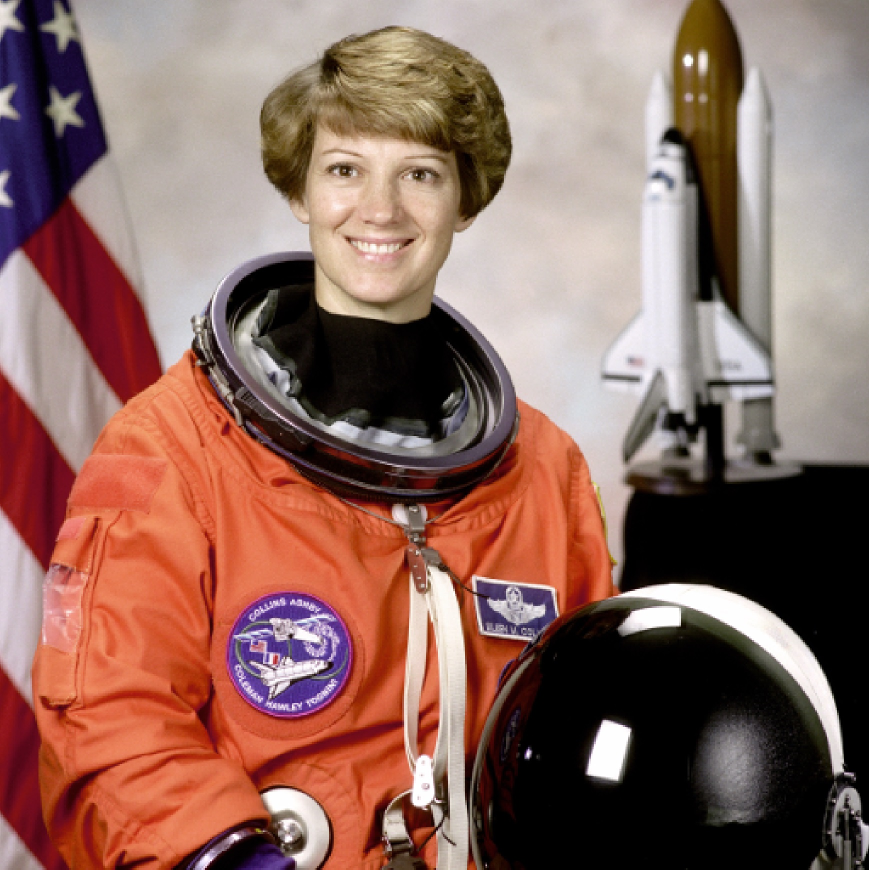
#> input picture ch_07_domain/example.jpg, 1737 x 1739 px (shown at 1/2 size)
$ jupyter execute '116_미디언 블러 커널 사이즈 및 히스토그램 비교.ipynb'
#> lines starting #> are read from the running program, lines starting #| are printed output that depends on the picture
[cell 1]
import cv2, numpy as np, matplotlib.pyplot as plt

# 이미지 불러오기 (Grayscale로)
image = cv2.imread('example.jpg', cv2.IMREAD_GRAYSCALE)
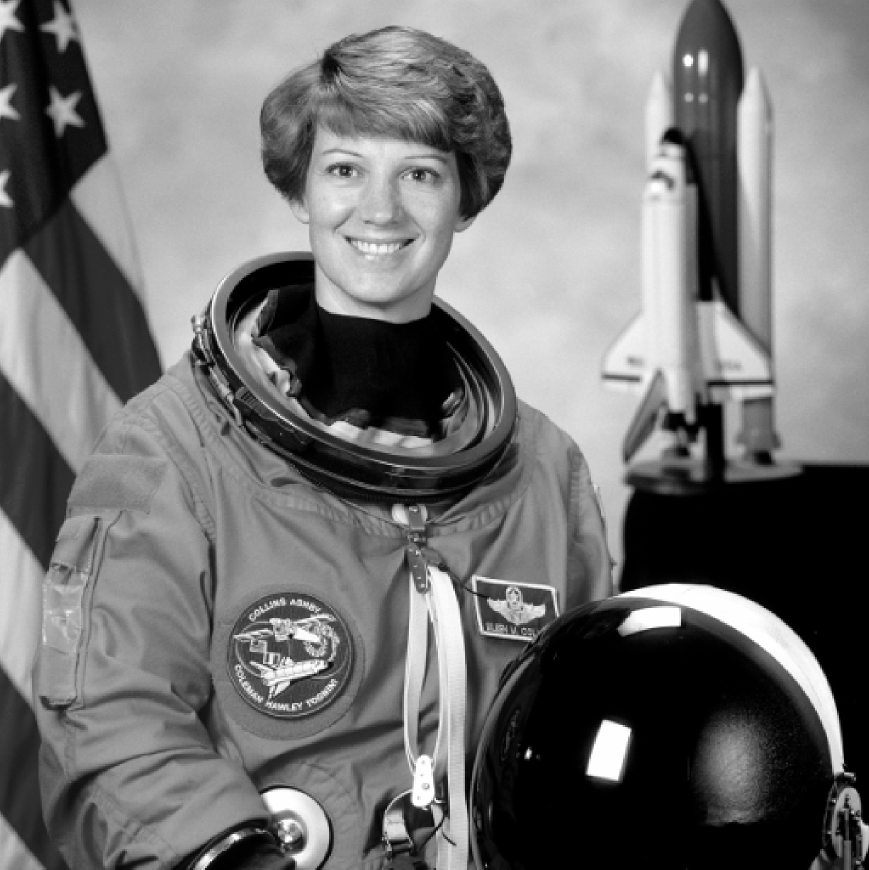
#> image: shape (1739, 1737) (shown at 1/2 size); min 0, max 255, mean 115.4

# 다양한 커널 사이즈 설정
kernel_sizes = [7, 21, 41]

# 서브플롯 크기 설정
cols = len(kernel_sizes) + 1  # 원본 이미지 포함
rows = 2

# 서브플롯의 전체 크기 설정
plt.figure(figsize=(cols * 4, rows * 3))

# 원본 이미지 출력 (첫 번째 줄)
plt.subplot(rows, cols, 1)
plt.imshow(image, cmap='gray')
plt.title('Original Image')
plt.axis('off')

max_threshold = 30_000  # 최대 빈도수 설정 (클리핑)

# 블러링된 이미지와 히스토그램 출력
blurred_images = []
blurred_hists = []

for i, ks in enumerate(kernel_sizes):
    # 미디언 블러 적용
    blurred_image = cv2.medianBlur(image, ks)
    blurred_images.append(blurred_image)

    # 블러링된 이미지 출력 (첫 번째 줄)
    plt.subplot(rows, cols, i + 2)
    plt.imshow(blurred_image, cmap='gray')
    plt.title(f'Median Blurred Image ({ks}x{ks})')
    plt.axis('off')

    # 블러링된 이미지의 히스토그램 계산 및 클리핑
    blurred_hist = cv2.calcHist([blurred_image], [0], None, [256], [0, 256])
    blurred_hist[blurred_hist > max_threshold] = max_threshold
    blurred_hists.append(blurred_hist)

    # 블러링된 이미지의 히스토그램 출력 (두 번째 줄)
    plt.subplot(rows, cols, cols + i + 2)
    plt.plot(blurred_hist)
    plt.title(f'Histogram of median blurred image ({ks}x{ks})')
    plt.xlim([0, 256])
    plt.xlabel('Pixel Intensity')
#> this loop made 3 passes
#> pass 2, `blurred_image = cv2.medianBlur(image, ks)`:
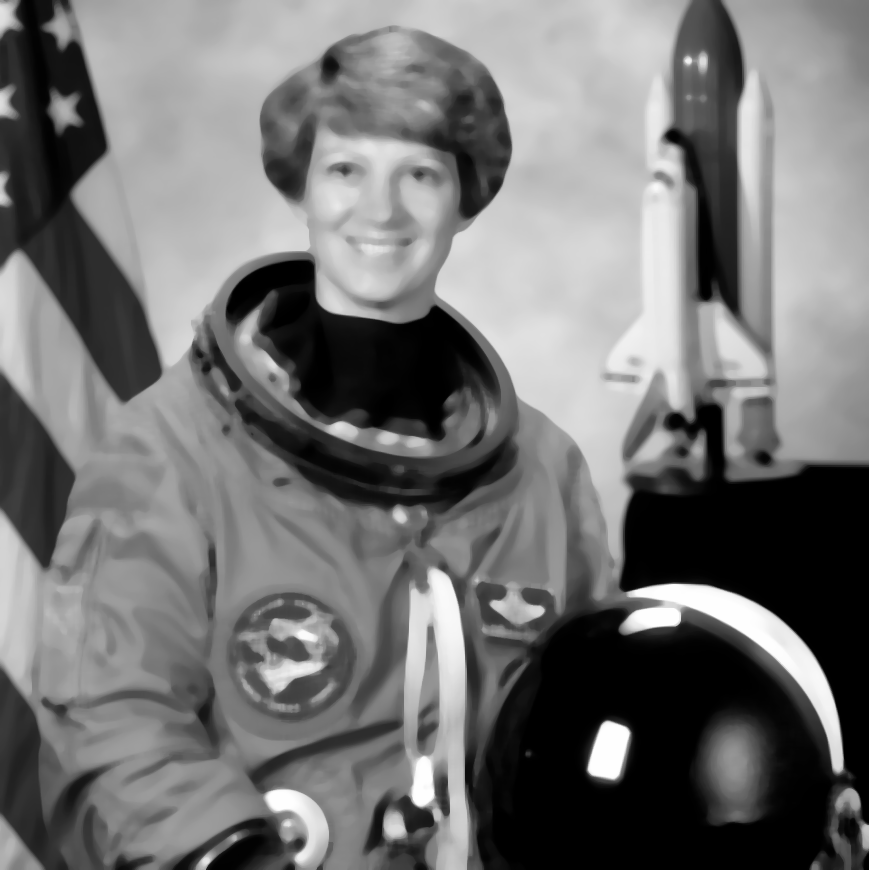
#> blurred_image: shape (1739, 1737) (shown at 1/2 size); min 0, max 254, mean 115.2
#> pass 3, `blurred_image = cv2.medianBlur(image, ks)`:
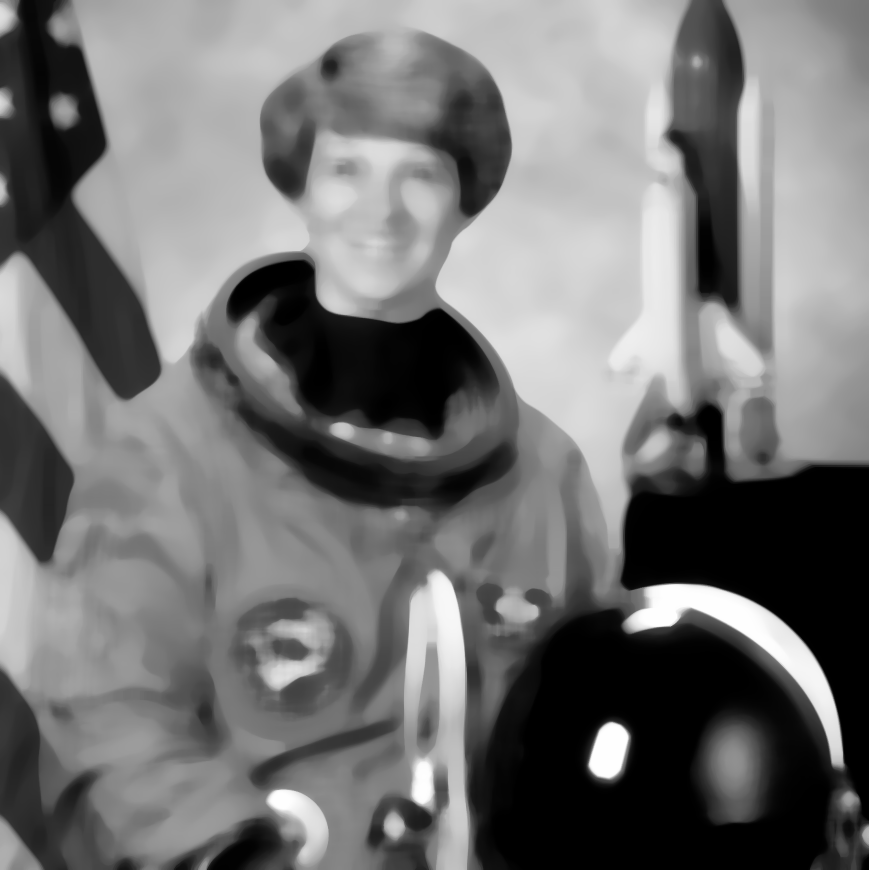
#> blurred_image: shape (1739, 1737) (shown at 1/2 size); min 0, max 254, mean 115.3
#> after the loop, blurred_hists = 3 items; blurred_images = 3 items

# 원본 및 모든 블러링된 이미지의 히스토그램 비교

plt.subplot(rows, cols, cols + 1)
plt.title('Histogram Comparison')
plt.xlabel('Pixel Intensity')
plt.ylabel('Frequency')

for i, ks in enumerate(kernel_sizes):
    plt.plot(blurred_hists[i], label=f'{ks}x{ks} kernel')

plt.xlim([0, 256])
plt.legend()
plt.grid(True)

# 히스토그램 그래프 설정
# 레이아웃 조정 및 출력
plt.tight_layout()
plt.show()
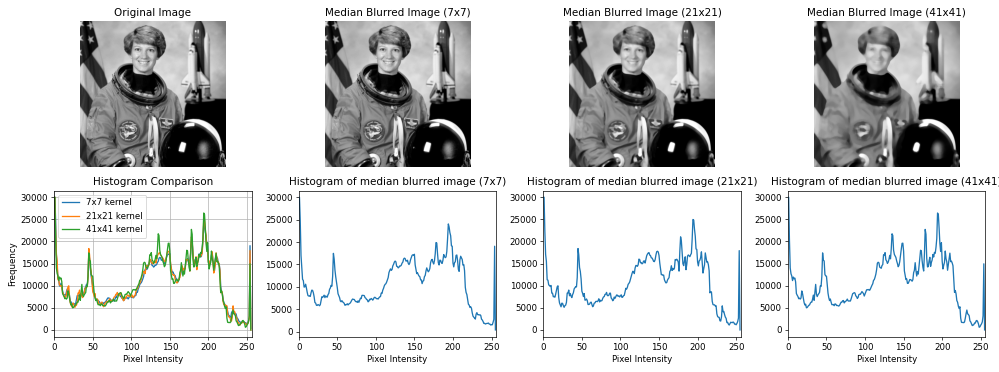
#> figure drawn by matplotlib, 8 panels; panel 3: curve peaks at x = 0, y = 30000; panel 5: curve peaks at x = 0, y = 30000; panel 7: curve peaks at x = 0, y = 30000; panel 8: curve peaks at x = 0, y = 30000

$ run again, with ch_07_domain/sharpen.jpg copied over ch_07_domain/example.jpg
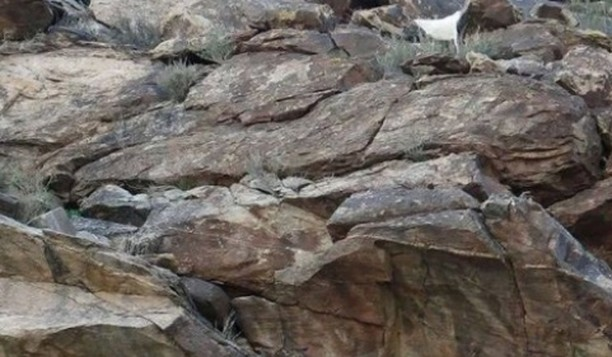
#> input picture ch_07_domain/sharpen.jpg, 612 x 357 px
#> the loop `for i, ks in enumerate(kernel_sizes):` made 3 passes
#> pass 1, `blurred_image = cv2.medianBlur(image, ks)`:
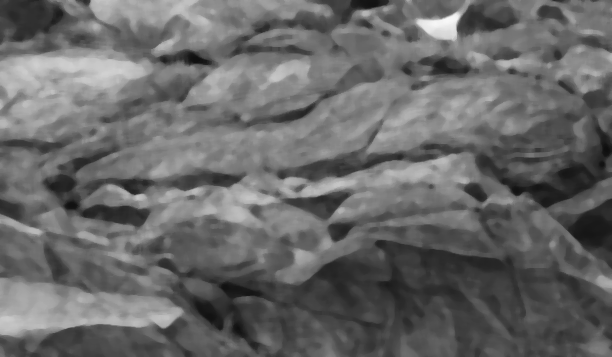
#> blurred_image: shape (357, 612); min 14, max 247, mean 104.1
#> pass 3, `blurred_image = cv2.medianBlur(image, ks)`:
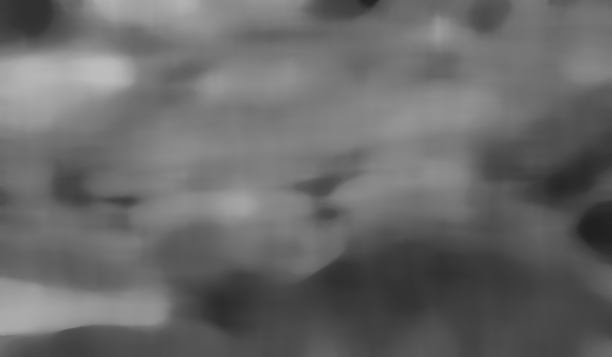
#> blurred_image: shape (357, 612); min 32, max 189, mean 104.7
#> after the loop `for i, ks in enumerate(kernel_sizes):`: blurred_hists = 3 items
